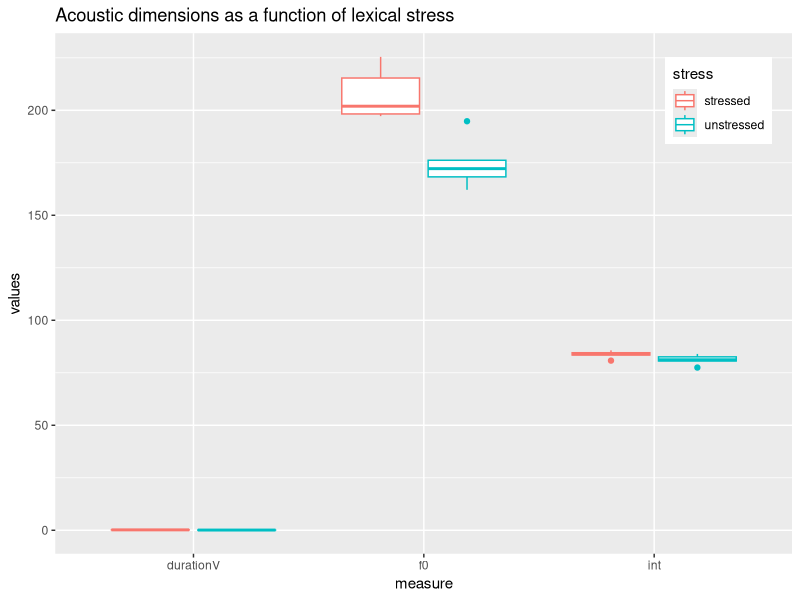
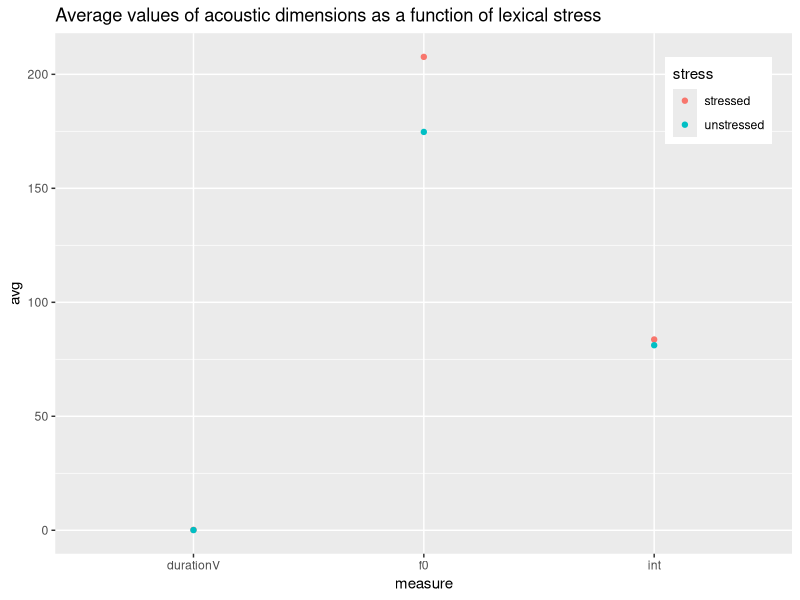

Source code (R) for these figures, in order:
## ---- chunk 1
library("tidyverse")
library("here")


data <- read_csv(here("data", "data.csv"))

summary(data)
glimpse(data)

## ---- chunk 2
data_final <- data %>%
  pivot_longer(
    cols = durationV:int,
    names_to = "measure",
    values_to = "values") %>%
  separate(
    col = info,
    into = c("word", "stress"),
    sep = "_")

# 1 = stressed vowel
# 2 = unstressed vowel
## ---- chunk 3
data_final %>%
  group_by(stress, measure) %>%
  summarize(avg = mean(values)) %>%
  pivot_wider(names_from = "stress", values_from = "avg")

## ---- chunk 4
data_final %>%
  ggplot() +
  aes(x = measure, y = values, color = stress) +
  geom_boxplot() +
  scale_color_discrete(labels = c("stressed", "unstressed")) +
  labs(title = "Acoustic dimensions as a function of lexical stress") +
  theme(legend.position = c(0.90, 0.87)) 

data_final %>%
  group_by(stress, measure) %>%
  summarise(avg = mean(values)) %>%
  ggplot(aes(x = measure, y = avg, color = factor(stress))) +
  geom_point() +
  scale_color_discrete(labels = c("stressed", "unstressed"), name = "stress") +
  labs(title = "Average values of acoustic dimensions as a function of lexical stress") +
  theme(legend.position = c(0.90, 0.87)) 

